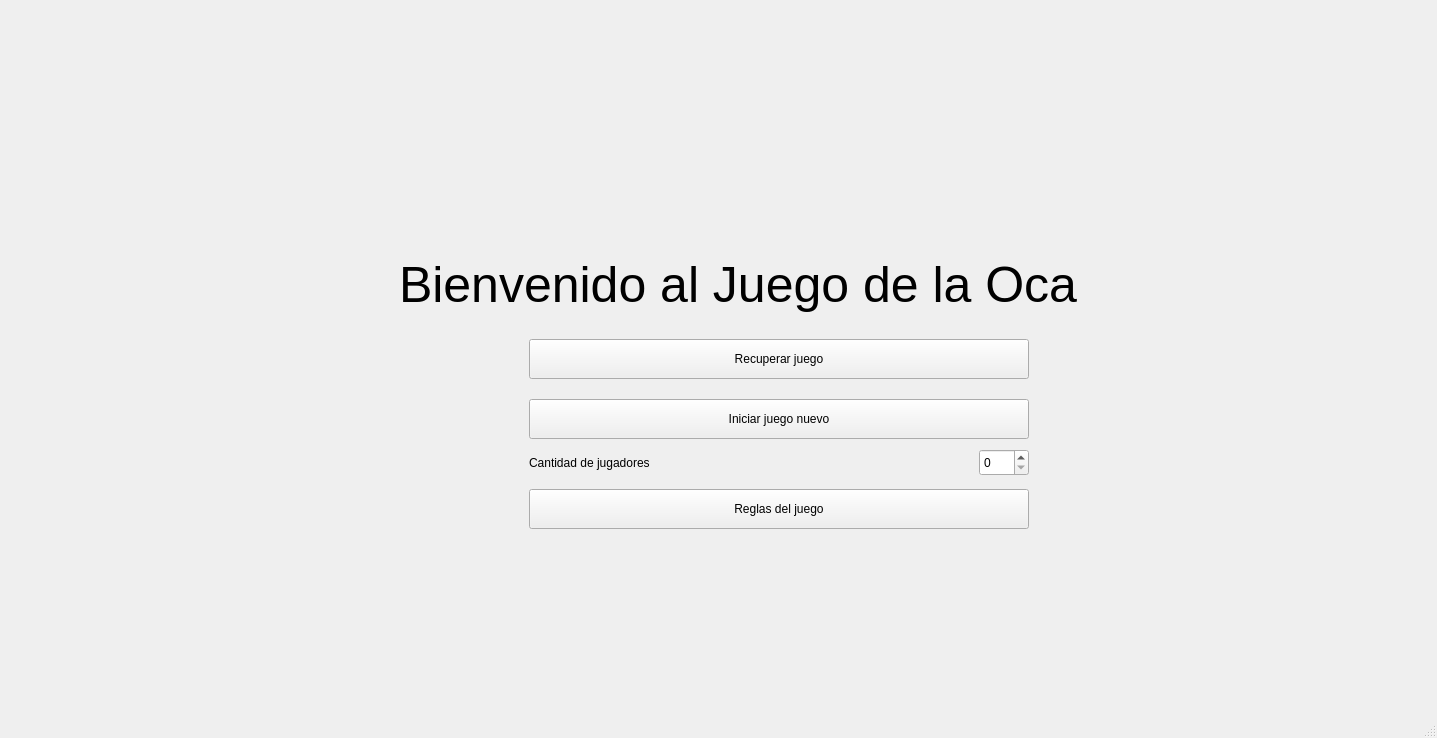
<?xml version="1.0" encoding="UTF-8"?>
<ui version="4.0">
 <class>Inicio</class>
 <widget class="QMainWindow" name="Inicio">
  <property name="geometry">
   <rect>
    <x>0</x>
    <y>0</y>
    <width>1437</width>
    <height>738</height>
   </rect>
  </property>
  <property name="windowTitle">
   <string>MainWindow</string>
  </property>
  <widget class="QWidget" name="centralwidget">
   <layout class="QGridLayout" name="gridLayout">
    <item row="1" column="2">
     <spacer name="verticalSpacer_2">
      <property name="orientation">
       <enum>Qt::Orientation::Vertical</enum>
      </property>
      <property name="sizeHint" stdset="0">
       <size>
        <width>20</width>
        <height>40</height>
       </size>
      </property>
     </spacer>
    </item>
    <item row="0" column="1">
     <spacer name="horizontalSpacer">
      <property name="orientation">
       <enum>Qt::Orientation::Horizontal</enum>
      </property>
      <property name="sizeHint" stdset="0">
       <size>
        <width>40</width>
        <height>20</height>
       </size>
      </property>
     </spacer>
    </item>
    <item row="1" column="0">
     <spacer name="verticalSpacer">
      <property name="orientation">
       <enum>Qt::Orientation::Vertical</enum>
      </property>
      <property name="sizeHint" stdset="0">
       <size>
        <width>20</width>
        <height>40</height>
       </size>
      </property>
     </spacer>
    </item>
    <item row="2" column="1">
     <spacer name="horizontalSpacer_2">
      <property name="orientation">
       <enum>Qt::Orientation::Horizontal</enum>
      </property>
      <property name="sizeHint" stdset="0">
       <size>
        <width>40</width>
        <height>20</height>
       </size>
      </property>
     </spacer>
    </item>
    <item row="1" column="1">
     <widget class="QWidget" name="widget" native="true">
      <widget class="QLabel" name="label">
       <property name="geometry">
        <rect>
         <x>370</x>
         <y>220</y>
         <width>800</width>
         <height>70</height>
        </rect>
       </property>
       <property name="maximumSize">
        <size>
         <width>800</width>
         <height>70</height>
        </size>
       </property>
       <property name="styleSheet">
        <string notr="true">font: 700 italic 11pt &quot;Cantarell&quot;; text-align:center; font-size: 50px</string>
       </property>
       <property name="text">
        <string>Bienvenido al Juego de la Oca</string>
       </property>
      </widget>
      <widget class="QPushButton" name="BotonRecuperarJuego">
       <property name="geometry">
        <rect>
         <x>500</x>
         <y>310</y>
         <width>500</width>
         <height>40</height>
        </rect>
       </property>
       <property name="maximumSize">
        <size>
         <width>500</width>
         <height>40</height>
        </size>
       </property>
       <property name="text">
        <string>Recuperar juego</string>
       </property>
      </widget>
      <widget class="QPushButton" name="BotonJugar">
       <property name="geometry">
        <rect>
         <x>500</x>
         <y>370</y>
         <width>500</width>
         <height>40</height>
        </rect>
       </property>
       <property name="maximumSize">
        <size>
         <width>500</width>
         <height>40</height>
        </size>
       </property>
       <property name="text">
        <string>Iniciar juego nuevo</string>
       </property>
      </widget>
      <widget class="QLabel" name="label_2">
       <property name="geometry">
        <rect>
         <x>500</x>
         <y>420</y>
         <width>589</width>
         <height>27</height>
        </rect>
       </property>
       <property name="text">
        <string>Cantidad de jugadores</string>
       </property>
      </widget>
      <widget class="QSpinBox" name="spinBox">
       <property name="geometry">
        <rect>
         <x>950</x>
         <y>420</y>
         <width>50</width>
         <height>27</height>
        </rect>
       </property>
       <property name="maximumSize">
        <size>
         <width>50</width>
         <height>16777215</height>
        </size>
       </property>
      </widget>
      <widget class="QPushButton" name="BotonReglas">
       <property name="geometry">
        <rect>
         <x>500</x>
         <y>460</y>
         <width>500</width>
         <height>40</height>
        </rect>
       </property>
       <property name="maximumSize">
        <size>
         <width>500</width>
         <height>40</height>
        </size>
       </property>
       <property name="text">
        <string>Reglas del juego</string>
       </property>
      </widget>
     </widget>
    </item>
   </layout>
  </widget>
  <widget class="QMenuBar" name="menubar">
   <property name="geometry">
    <rect>
     <x>0</x>
     <y>0</y>
     <width>1437</width>
     <height>25</height>
    </rect>
   </property>
  </widget>
  <widget class="QStatusBar" name="statusbar"/>
 </widget>
 <resources/>
 <connections/>
</ui>
